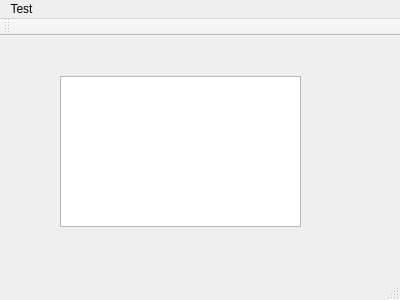
<?xml version="1.0" encoding="UTF-8"?>
<ui version="4.0">
 <class>MainWindow</class>
 <widget class="QMainWindow" name="MainWindow">
  <property name="geometry">
   <rect>
    <x>0</x>
    <y>0</y>
    <width>400</width>
    <height>300</height>
   </rect>
  </property>
  <property name="windowTitle">
   <string>MainWindow</string>
  </property>
  <widget class="QWidget" name="centralWidget">
   <widget class="QPlainTextEdit" name="textEdit">
    <property name="geometry">
     <rect>
      <x>60</x>
      <y>40</y>
      <width>241</width>
      <height>151</height>
     </rect>
    </property>
   </widget>
  </widget>
  <widget class="QMenuBar" name="menuBar">
   <property name="geometry">
    <rect>
     <x>0</x>
     <y>0</y>
     <width>400</width>
     <height>23</height>
    </rect>
   </property>
   <widget class="QMenu" name="menuTest">
    <property name="title">
     <string>Test</string>
    </property>
    <addaction name="actiontest"/>
   </widget>
   <addaction name="menuTest"/>
  </widget>
  <widget class="QToolBar" name="mainToolBar">
   <attribute name="toolBarArea">
    <enum>TopToolBarArea</enum>
   </attribute>
   <attribute name="toolBarBreak">
    <bool>false</bool>
   </attribute>
  </widget>
  <widget class="QStatusBar" name="statusBar"/>
  <action name="actiontest">
   <property name="text">
    <string>test</string>
   </property>
  </action>
 </widget>
 <layoutdefault spacing="6" margin="11"/>
 <resources/>
 <connections/>
</ui>
